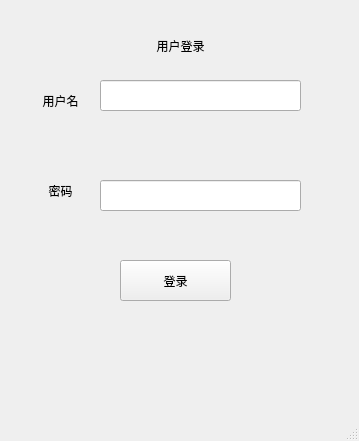
<?xml version="1.0" encoding="UTF-8"?>
<ui version="4.0">
 <class>MainWindow</class>
 <widget class="QMainWindow" name="MainWindow">
  <property name="geometry">
   <rect>
    <x>0</x>
    <y>0</y>
    <width>359</width>
    <height>441</height>
   </rect>
  </property>
  <property name="windowTitle">
   <string>MainWindow</string>
  </property>
  <widget class="QWidget" name="centralwidget">
   <widget class="QLabel" name="label">
    <property name="geometry">
     <rect>
      <x>30</x>
      <y>80</y>
      <width>61</width>
      <height>41</height>
     </rect>
    </property>
    <property name="text">
     <string>用户名</string>
    </property>
    <property name="alignment">
     <set>Qt::AlignCenter</set>
    </property>
   </widget>
   <widget class="QLabel" name="label_2">
    <property name="geometry">
     <rect>
      <x>30</x>
      <y>170</y>
      <width>61</width>
      <height>41</height>
     </rect>
    </property>
    <property name="text">
     <string>密码</string>
    </property>
    <property name="alignment">
     <set>Qt::AlignCenter</set>
    </property>
   </widget>
   <widget class="QLineEdit" name="un_edit">
    <property name="geometry">
     <rect>
      <x>100</x>
      <y>80</y>
      <width>201</width>
      <height>31</height>
     </rect>
    </property>
   </widget>
   <widget class="QLineEdit" name="pwd_edit">
    <property name="geometry">
     <rect>
      <x>100</x>
      <y>180</y>
      <width>201</width>
      <height>31</height>
     </rect>
    </property>
   </widget>
   <widget class="QLabel" name="label_3">
    <property name="geometry">
     <rect>
      <x>130</x>
      <y>20</y>
      <width>101</width>
      <height>51</height>
     </rect>
    </property>
    <property name="text">
     <string>用户登录</string>
    </property>
    <property name="alignment">
     <set>Qt::AlignCenter</set>
    </property>
   </widget>
   <widget class="QPushButton" name="login_btn">
    <property name="geometry">
     <rect>
      <x>120</x>
      <y>260</y>
      <width>111</width>
      <height>41</height>
     </rect>
    </property>
    <property name="text">
     <string>登录</string>
    </property>
   </widget>
  </widget>
  <widget class="QMenuBar" name="menubar">
   <property name="geometry">
    <rect>
     <x>0</x>
     <y>0</y>
     <width>359</width>
     <height>26</height>
    </rect>
   </property>
  </widget>
  <widget class="QStatusBar" name="statusbar"/>
 </widget>
 <resources/>
 <connections/>
</ui>
